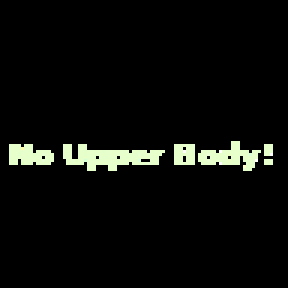
#> input picture Components/assets/no-upperbody.png, 96 x 96 px (shown 3 times larger)
$ python server1.py
#> lines starting #> are read from the running program, lines starting #| are printed output that depends on the picture
# this is the main server that normally clients
# connect to, by itself it main an internally for
# conversing with an internal server (TCP Based server for analysing fraud)

# load socket module and open cv module
import socket
import cv2, pickle, time,sys
import _thread as thread
import numpy as np
import os,sqlite3,datetime,gzip,pickle
from threading import Timer
from multiprocessing import Process


class Server1:
    """ list of server command """
    CAMERA_QUERY = b"WHICH CAMERA?"
    AUTH_CMD = b"WHO ARE YOU?"
    GET_CLIENT_CONFIG = b"GET CNF"
    GET_CAMERA_1 = b"GET CAMERA 1"
    GET_CAMERA_2 = b"GET CAMERA 2"
    GET_CAMERA_3 = b"GET ALL CAMERA"
    SERVER_PAUSED = b"PAUSED MOMENTARILY"
    SUCCESS = b"OK"
    SERVER_SHUTDOWN = b"SHUTDOWN SERVER ONE"
    END_OF_FRAME = b"END_OF_FRAME"
    SERVER_STOP = b"STOP"
    AUTH_NEEDED = b"ERROR_AUTH_NEEDED"
    AUTH_SUCCESS = b"AUTH_SUCCESS"
    SERVER_TARGET_REQUEST = b"SERVER_TARGET_REQUEST"
    SERVER_FRAME_TYPE_COLOR_CAM_1 = b"FRAME_TYPE_COLOR_CAM_1"
    SERVER_FRAME_TYPE_GRAY_CAM_1  = b"FRAME_TYPE_GRAY_CAM_1"
    SERVER_FRAME_TYPE_COLOR_CAM_2 = b"FRAME_TYPE_COLOR_CAM_2"
    SERVER_FRAME_TYPE_GRAY_CAM_2  = b"FRAME_TYPE_GRAY_CAM_2"
    SERVER_FRAME_TYPE_GRAY_CAM_3 = b"FRAME_TYPE_GRAY_CAM_3"
    SERVER_FRAME_TYPE_COLOR_CAM_3 = b"FRAME_TYPE_COLOR_CAM_3"
    SERVER_QUERY_CMD = b"QUERY_CMD"
    SERVER_CONTINUE = b"CONTINUE"
    START_OF_FRAME = b"START_OF_FRAME"

    def __init__(self,host,port,camera1,camera2=None,db=None):
        # error response
#> called with host = '', port = 8000, camera1 = 0, db = 'server-users.sql'
        self.noUpperbody = cv2.imread("../Components/assets/no-upperbody.png")
#> self.noUpperbody is the input picture: shape (96, 96, 3); mean B, G, R 9.3, 11.7, 10.6
        self.noFullbody = cv2.imread("../Components/assets/no-fullbody.png")
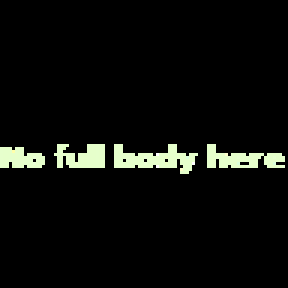
#> input picture Components/assets/no-fullbody.png, 96 x 96 px (shown 3 times larger)
#> self.noFullbody is the input picture: shape (96, 96, 3); mean B, G, R 9.9, 12.4, 11.2
        self.noFace = cv2.imread("../Components/assets/no-face.png")
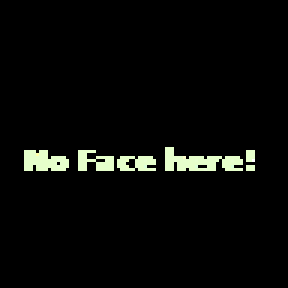
#> input picture Components/assets/no-face.png, 96 x 96 px (shown 3 times larger)
#> self.noFace is the input picture: shape (96, 96, 3); mean B, G, R 7.1, 8.9, 8
        # detectors
        self.faceDetector = cv2.CascadeClassifier("../Components/assets/models/haarcascade_frontalface_default.xml")
        self.upperBodyDetector = cv2.CascadeClassifier("../Components/assets/models/haarcascade_upperbody.xml")
        self.fullBodyDetector = cv2.CascadeClassifier("../Components/assets/models/haarcascade_fullbody.xml")
        # main socket that normally clients connect to
#> (the run stopped early here; a loop or call above may not have finished)
